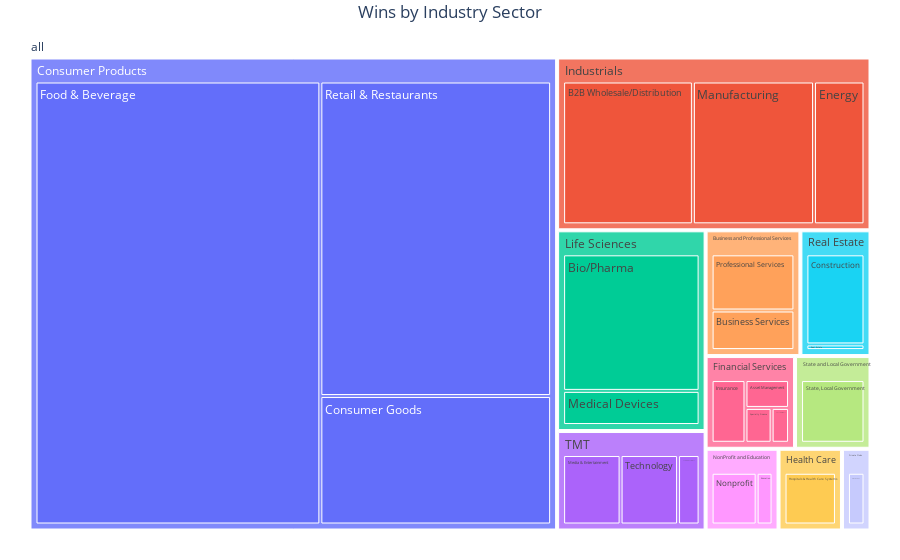

Notebook source saved alongside this figure:
### Code cell
"""create a treemap to cluster wins by industry and industry_sector"""
fig = px.treemap(opp_non_numeric, path=[px.Constant('all'), 'industry', 'industry_sector'], 
                 values = 'Won', title='Wins by Industry Sector')
fig.update_layout(title_x=0.5, margin = dict(t=35, l=25, r=25, b=25))
fig.show()

### Figure 1 — Plotly figure (JSON) as saved in the notebook; plotly's stock layout.template omitted (floating-point values rounded to 4 significant figures)
{"data": [{"branchvalues": "total", "domain": {"x": [0, 1], "y": [0, 1]}, "hovertemplate": "labels=%{label}<br>Won=%{value}<br>parent=%{parent}<br>id=%{id}<extra></extra>", "ids": ["all/Business and Professional Services/Architecture/Engineering/Consulting", "all/Financial Services/Asset Management", "all/Industrials/B2B Wholesale/Distribution", "all/Life Sciences/Bio/Pharma", "all/Business and Professional Services/Business Services", "all/Real Estate/Construction", "all/Consumer Products/Consumer Goods", "all/NonProfit and Education/Education", "all/Industrials/Energy", "all/Federal Government/Federal Government", "all/Financial Services/Financial Institutions", "all/Consumer Products/Food & Beverage", "all/Gaming/Gaming", "all/Health Care/Hospitals & Health Care Systems", "all/Financial Services/Insurance", "all/Life Sciences/Life Sciences", "all/Industrials/Manufacturing", "all/TMT/Media & Entertainment", "all/Life Sciences/Medical Devices", "all/NonProfit and Education/Nonprofit", "all/Private Clubs/Private Clubs", "all/Business and Professional Services/Professional Services", "all/Real Estate/Real Estate", "all/Consumer Products/Retail & Restaurants", "all/Financial Services/Specialty Finance", "all/State and Local Government/State, Local Government", "all/TMT/Technology", "all/TMT/Telecommunications", "all/Business and Professional Services", "all/Consumer Products", "all/Federal Government", "all/Financial Services", "all/Gaming", "all/Health Care", "all/Industrials", "all/Life Sciences", "all/NonProfit and Education", "all/Private Clubs", "all/Real Estate", "all/State and Local Government", "all/TMT", "all"], "labels": ["Architecture/Engineering/Consulting", "Asset Management", "B2B Wholesale/Distribution", "Bio/Pharma", "Business Services", "Construction", "Consumer Goods", "Education", "Energy", "Federal Government", "Financial Institutions", "Food & Beverage", "Gaming", "Hospitals & Health Care Systems", "Insurance", "Life Sciences", "Manufacturing", "Media & Entertainment", "Medical Devices", "Nonprofit", "Private Clubs", "Professional Services", "Real Estate", "Retail & Restaurants", "Specialty Finance", "State, Local Government", "Technology", "Telecommunications", "Business and Professional Services", "Consumer Products", "Federal Government", "Financial Services", "Gaming", "Health Care", "Industrials", "Life Sciences", "NonProfit and Education", "Private Clubs", "Real Estate", "State and Local Government", "TMT", "all"], "name": "", "parents": ["all/Business and Professional Services", "all/Financial Services", "all/Industrials", "all/Life Sciences", "all/Business and Professional Services", "all/Real Estate", "all/Consumer Products", "all/NonProfit and Education", "all/Industrials", "all/Federal Government", "all/Financial Services", "all/Consumer Products", "all/Gaming", "all/Health Care", "all/Financial Services", "all/Life Sciences", "all/Industrials", "all/TMT", "all/Life Sciences", "all/NonProfit and Education", "all/Private Clubs", "all/Business and Professional Services", "all/Real Estate", "all/Consumer Products", "all/Financial Services", "all/State and Local Government", "all/TMT", "all/TMT", "all", "all", "all", "all", "all", "all", "all", "all", "all", "all", "all", "all", "all", ""], "type": "treemap", "values": [0, 8, 90, 92, 19, 32, 125, 6, 35, 0, 4, 532, 0, 20, 14, 0, 84, 24, 23, 17, 9, 27, 2, 306, 6, 27, 24, 9, 46, 963, 0, 32, 0, 20, 209, 115, 23, 9, 34, 27, 57, 1535]}], "layout": {"legend": {"tracegroupgap": 0}, "margin": {"b": 25, "l": 25, "r": 25, "t": 35}, "title": {"text": "Wins by Industry Sector", "x": 0.5}}}
